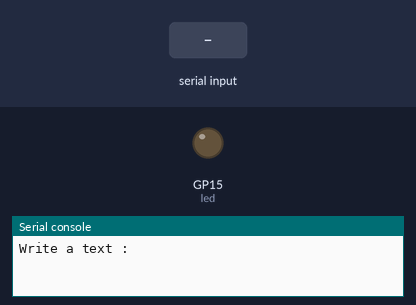
Bench run of a program on a simulated Raspberry Pi Pico running MicroPython. Parts: output pins drawn as LEDs (lit = HIGH), the last lines printed to the serial console. Inputs (shaded band) come from the test bench. At 3.0 s the program stops and its outputs stay as they are.

Above: at 1.2 s.
1.3 s: "A" typed at the serial console, then Enter
At 1.85 s:
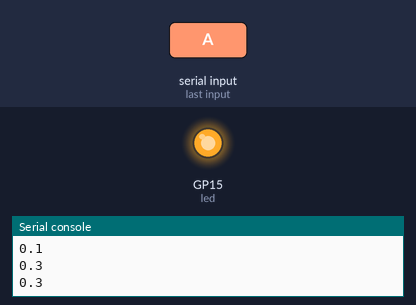
Timing chart, 0 to 4.3 s (numbered marks = the images above; inputs shaded):
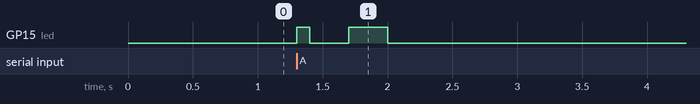

Measured:
- after the input at 1.3 s, GP15 (led): LOW → HIGH at once, → LOW 0.10 s later, → HIGH 0.30 s later, → LOW 0.30 s later

The program:

main.py
```python
# This code will be destroyed at next update, this code saved in morsecode.py


from machine import Pin # Importing from the library function Pin
import time

led = Pin(15, Pin.OUT) # Set led to Pin GP15 and set the pin out
dotTime = 0.1 # time of blink dot, 0.1s
dashTime = dotTime * 3 # Time of blink dash is dot * 3, 0.1s * 3 = 0.3s
on = 1 # set on to value 1
off = 0 # set off to value 0

# while ends when the text has only a-z and A-Z, else the question will be ask again
while True:
    text = input("Write a text : ")
    if text.isalpha(): # Function isalpha returns True if all characters in the string are letters (a-z and A-Z), and False otherwise.
        break

# Morzeova azbuka, set to every letter his morse
morse = {
    "A": ".-",
    "B": "-...",
    "C": "-.-.",
    "D": "-..",
    "E": ".",
    "F": "..-.",
    "G": "--.",
    "H": "....",
    "I": "..",
    "J": ".---",
    "K": "-.-",
    "L": ".-..",
    "M": "--",
    "N": "-.",
    "O": "---",
    "P": ".--.",
    "Q": "--.-",
    "R": ".-.",
    "S": "...",
    "T": "-",
    "U": "..-",
    "V": "...-",
    "W": ".--",
    "X": "-..-",
    "Y": "-.--",
    "Z": "--.."
}

# Led blink function, The LED will blink for as long as you set it
def ledBlink(blinkTime):
    led.value(on)
    print(float(blinkTime))
    print(blinkTime)
    time.sleep(float(blinkTime))
    led.value(off)
    time.sleep(0.3)

# Play letter function, function get letter(char), function return the letter in morse on the led
def playLetter(symbol):
    for dot in symbol:
        if dot == ".":
            ledBlink(dotTime)
        else:
            ledBlink(dashTime)
    time.sleep(0.7)

for letter in text: # Get every letter of text in a loop
    playLetter(morse[letter.upper()])
```
